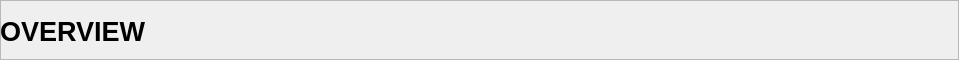
         <widget class="QFrame" name="frame_Header">
          <property name="minimumSize">
           <size>
            <width>0</width>
            <height>60</height>
           </size>
          </property>
          <property name="maximumSize">
           <size>
            <width>16777215</width>
            <height>60</height>
           </size>
          </property>
          <property name="frameShape">
           <enum>QFrame::StyledPanel</enum>
          </property>
          <property name="frameShadow">
           <enum>QFrame::Raised</enum>
          </property>
          <widget class="QWidget" name="layoutWidget">
           <property name="geometry">
            <rect>
             <x>0</x>
             <y>0</y>
             <width>950</width>
             <height>62</height>
            </rect>
           </property>
           <layout class="QHBoxLayout" name="horizontalLayout_Header" stretch="1,0,1">
            <property name="spacing">
             <number>6</number>
            </property>
            <item>
             <widget class="QLabel" name="labelOverviewHeaderLeft">
              <property name="minimumSize">
               <size>
                <width>464</width>
                <height>60</height>
               </size>
              </property>
              <property name="maximumSize">
               <size>
                <width>16777215</width>
                <height>60</height>
               </size>
              </property>
              <property name="font">
               <font>
                <pointsize>20</pointsize>
                <weight>75</weight>
                <bold>true</bold>
               </font>
              </property>
              <property name="text">
               <string>OVERVIEW</string>
              </property>
              <property name="alignment">
               <set>Qt::AlignLeading|Qt::AlignLeft|Qt::AlignVCenter</set>
              </property>
             </widget>
            </item>
            <item>
             <spacer name="horizontalSpacer_Header">
              <property name="orientation">
               <enum>Qt::Horizontal</enum>
              </property>
              <property name="sizeHint" stdset="0">
               <size>
                <width>40</width>
                <height>20</height>
               </size>
              </property>
             </spacer>
            </item>
            <item>
             <widget class="QLabel" name="labelOverviewHeaderRight">
              <property name="minimumSize">
               <size>
                <width>464</width>
                <height>60</height>
               </size>
              </property>
              <property name="maximumSize">
               <size>
                <width>16777215</width>
                <height>60</height>
               </size>
              </property>
              <property name="font">
               <font>
                <pointsize>14</pointsize>
               </font>
              </property>
              <property name="text">
               <string/>
              </property>
              <property name="alignment">
               <set>Qt::AlignRight|Qt::AlignTrailing|Qt::AlignVCenter</set>
              </property>
             </widget>
            </item>
           </layout>
          </widget>
         </widget>
